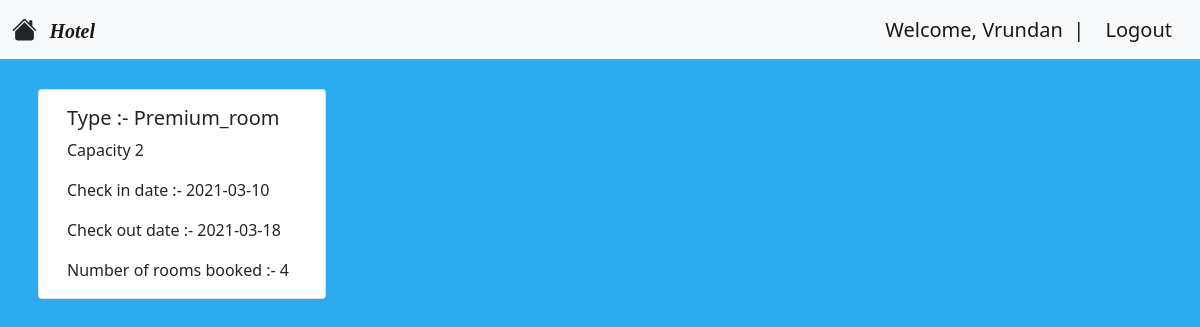
The app's page /Project/viewbooking.php (signed in) with its own data.
### tables this page shows
CREATE TABLE `customer` (
  `id` int(10) NOT NULL,
  `name` varchar(25) NOT NULL,
  `username` varchar(25) NOT NULL,
  `phone_number` varchar(10) NOT NULL,
  `type` varchar(50) NOT NULL,
  `numofrooms` int(10) NOT NULL,
  `capacity` int(10) NOT NULL,
  `check_in_date` date NOT NULL,
  `check_out_date` date NOT NULL
);

### Project/viewbooking.php (the view, shortened to what this page needs)
<?php
require_once "config.php";
if (isset($_SESSION['fullname'])) {
    $username = $_SESSION['username'];
    $query = "SELECT * FROM Customer WHERE username = '$username'";
    $query1 = $dbhandler->query($query);
    $r = $query1->fetchAll();
} else {
    header('Location:login.php?id=5');
    exit(0);
}
?>
<!DOCTYPE html>
<html lang="en">
<head>
    <link rel="stylesheet" href="css/bootstrap.min.css" />
</head>
<body style="background-color: #2cabee;">
<nav class="navbar navbar-expand-lg navbar-light bg-light sticky-top">
        <div class="container-fluid">
            <a href="home.php" class="navbar-brand" style="font-family: Calibri Light; padding-top:8px"><b><i>Hotel</i></b></a>
            <a class="navbar-brand" href="profile.php">Welcome, <?php echo $_SESSION['username'] ?> &nbsp;|&nbsp; </a>
            <a class="navbar-brand" href="home.php?id=5">Logout</a>
        </div>
    </nav>
    <div class="row">
    <?php
    foreach ($r as $t) {
    ?>
        <div class="card" style="width: 18rem; margin: 30px 50px;">
            <div class="card-body">
                <h5 class="card-title"> <?php echo "Type :- ".$t['type']; ?></h5>
                <p class="card-text"> <?php echo "Capacity ".$t['capacity']; ?></p>
                <p class="card-text"> <?php echo "Check in date :- ".$t['check_in_date']; ?></p>
                <p class="card-text"> <?php echo "Check out date :- ".$t['check_out_date'] ?></p>
                <p class="card-text"> <?php echo "Number of rooms booked :- ".$t['numofrooms'] ?></p>
            </div>
        </div>
    <?php
    }
    ?>
</div>
</body>
</html>

### records on screen
customer: type "Premium_room", capacity "2", check_in_date "2021-03-10", check_out_date "2021-03-18", numofrooms "4"

### other values on screen
$_SESSION['username'] "Vrundan"
